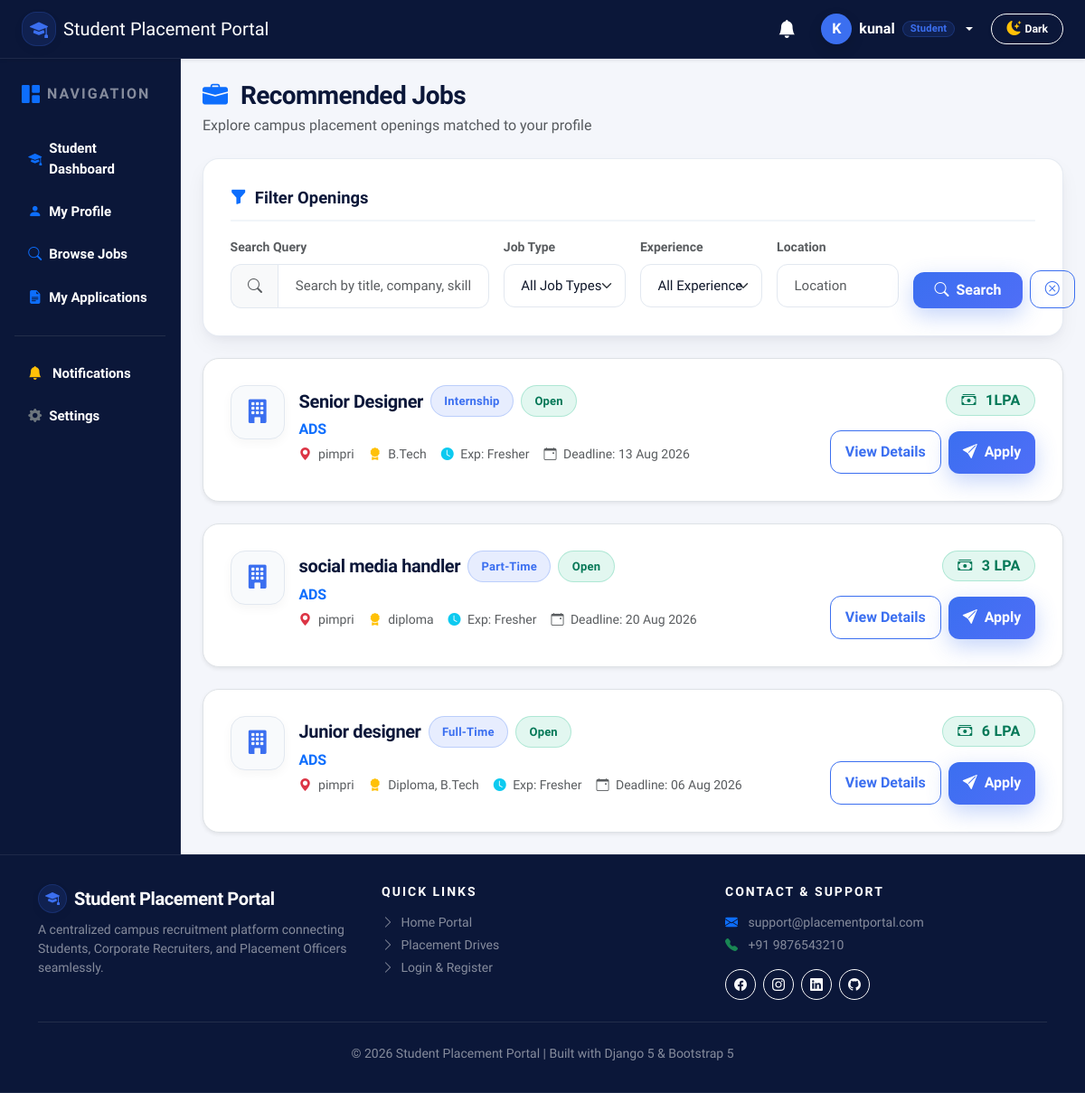
Page /jobs/ (signed in) on the earlier database version.
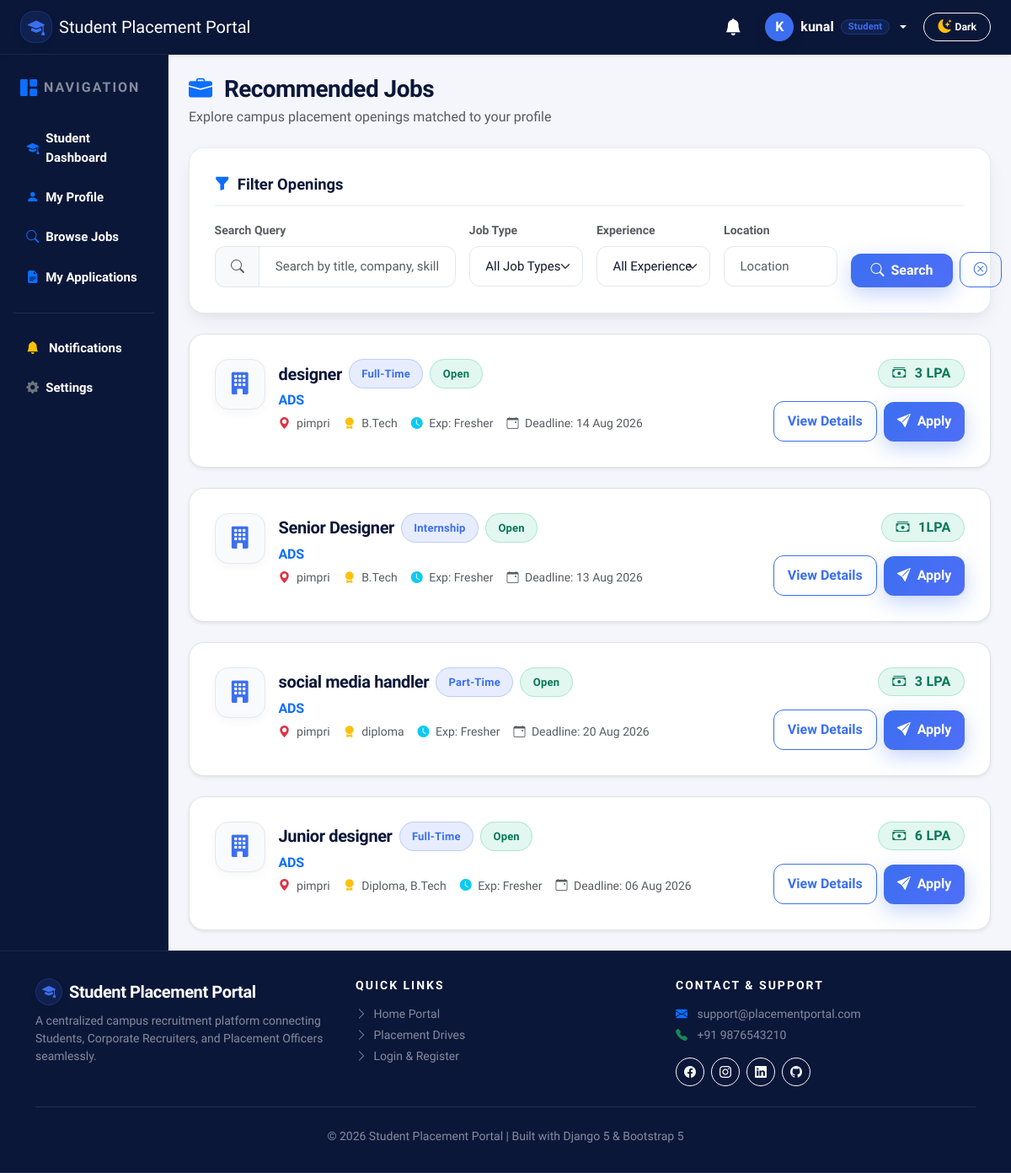
Same page on the later database version.
### accounts/models.py (models this page shows, shortened)
class User(AbstractUser):
    ROLE_CHOICES = (
        ('student', 'Student'),
        ('recruiter', 'Recruiter'),
        ('officer', 'Placement Officer'),
    )
    role = models.CharField(
        max_length=20,
        choices=ROLE_CHOICES
    )
    phone = models.CharField(
        max_length=15,
        blank=True,
        null=True
    )
    profile_picture = models.ImageField(
        upload_to='profile_pictures/',
        blank=True,
        null=True
    )
    is_verified = models.BooleanField(default=False)
    created_at = models.DateTimeField(auto_now_add=True)
    updated_at = models.DateTimeField(auto_now=True)

### jobs/models.py (models this page shows, shortened)
class Job(models.Model):
    JOB_TYPE_CHOICES = (
        ('Full-Time', 'Full-Time'),
        ('Part-Time', 'Part-Time'),
        ('Internship', 'Internship'),
        ('Contract', 'Contract'),
    )
    EXPERIENCE_CHOICES = (
        ('Fresher', 'Fresher'),
        ('0-1 Years', '0-1 Years'),
        ('1-3 Years', '1-3 Years'),
        ('3-5 Years', '3-5 Years'),
        ('5+ Years', '5+ Years'),
    )
    STATUS_CHOICES = (
        ('Open', 'Open'),
        ('Closed', 'Closed'),
    )
    company = models.ForeignKey(
        Company,
        on_delete=models.CASCADE,
        related_name='jobs'
    )
    recruiter = models.ForeignKey(
        settings.AUTH_USER_MODEL,
        on_delete=models.CASCADE,
        related_name='posted_jobs'
    )
    job_title = models.CharField(max_length=150)
    job_description = models.TextField()
    required_skills = models.TextField(
        help_text="Separate skills using commas"
    )
    qualification = models.CharField(max_length=150)
    experience = models.CharField(
        max_length=20,
        choices=EXPERIENCE_CHOICES,
        default='Fresher'
    )
    job_type = models.CharField(
        max_length=20,
        choices=JOB_TYPE_CHOICES
    )
    location = models.CharField(max_length=150)
    salary = models.CharField(max_length=100)
    vacancies = models.PositiveIntegerField(default=1)
    application_deadline = models.DateField()
    target_branches = models.CharField(
        max_length=255,
        default='ALL',
        help_text="Target branches for job posting (e.g. CO,IT,AIML or ALL)"
    )
    status = models.CharField(
        max_length=10,
        choices=STATUS_CHOICES,
        default='Open'
    )
    created_at = models.DateTimeField(auto_now_add=True)
    updated_at = models.DateTimeField(auto_now=True)
    class Meta:
        ordering = ['-created_at']

### recruiters/models.py (models this page shows, shortened)
class Company(models.Model):
    company_name = models.CharField(max_length=150)
    company_email = models.EmailField(unique=True)
    company_phone = models.CharField(max_length=15)
    website = models.URLField(blank=True, null=True)
    industry = models.CharField(max_length=100)
    location = models.CharField(max_length=150)
    description = models.TextField(blank=True, null=True)
    logo = models.ImageField(upload_to='company_logos/', blank=True, null=True)
    created_at = models.DateTimeField(auto_now_add=True)
    class Meta:
        ordering = ['company_name']

### jobs/views.py (the view, shortened to what this page needs)
@login_required
def job_list(request):
    jobs = Job.objects.filter(
        status="Open"
    ).order_by("-created_at")
    if hasattr(request.user, 'role') and request.user.role == 'student':
        try:
            student = Student.objects.get(user=request.user)
            jobs = jobs.filter(
                Q(target_branches__icontains=student.branch) |
                Q(target_branches="ALL") |
                Q(target_branches="")
            )
        except Student.DoesNotExist:
            pass
    search = request.GET.get("search")
    job_type = request.GET.get("job_type")
    experience = request.GET.get("experience")
    location = request.GET.get("location")
    if job_type:
        jobs = jobs.filter(
            job_type=job_type
        )
    if experience:
        jobs = jobs.filter(
            experience=experience
        )
    if location:
        jobs = jobs.filter(
            location__icontains=location
        )
    context = {
        "jobs": jobs,
        "job_types": Job.JOB_TYPE_CHOICES,
        "experiences": Job.EXPERIENCE_CHOICES,
    }
    return render(
        request,
        "jobs/job_list.html",
        context
    )

### jobs/templates/jobs/job_list.html (shortened to what this page needs)
{% extends 'base.html' %}
{% block content %}
<div class="row">
    <div class="col-12 mb-4">
        <div class="d-flex align-items-center justify-content-between flex-wrap gap-2">
            <div>
                <h3 class="fw-bold mb-1" style="color: var(--spp-navy);"><i class="bi bi-briefcase-fill text-primary me-2"></i> Recommended Jobs</h3>
                <p class="text-muted mb-0">Explore campus placement openings matched to your profile</p>
            </div>
        </div>
    </div>
</div>
<div class="spp-card mb-4">
    <div class="spp-form-section-title mb-3">
        <i class="bi bi-funnel-fill text-primary"></i> Filter Openings
    </div>
    <form method="GET">
        <div class="row g-3">
            <div class="col-md-4">
                <label class="form-label small fw-semibold text-muted">Search Query</label>
                <div class="input-group">
                    <span class="input-group-text bg-light"><i class="bi bi-search text-muted"></i></span>
                    <input
                        type="text"
                        name="search"
                        class="form-control"
                        placeholder="Search by title, company, skills..."
                        value="{{ request.GET.search }}">
                </div>
            </div>
            <div class="col-md-2">
                <label class="form-label small fw-semibold text-muted">Job Type</label>
                <select name="job_type" class="form-select">
                    <option value="">All Job Types</option>
                </select>
            </div>
            <div class="col-md-2">
                <label class="form-label small fw-semibold text-muted">Experience</label>
                <select name="experience" class="form-select">
                    <option value="">All Experience</option>
                </select>
            </div>
            <div class="col-md-2">
                <label class="form-label small fw-semibold text-muted">Location</label>
                <input
                    type="text"
                    name="location"
                    class="form-control"
                    placeholder="Location"
                    value="{{ request.GET.location }}">
            </div>
            <div class="col-md-2 d-flex align-items-end gap-2">
                <button type="submit" class="btn-spp-primary w-100 py-2">
                    <i class="bi bi-search"></i> Search
                </button>
                <a href="{% url 'jobs:job_list' %}" class="btn-spp-outline py-2 px-3" title="Reset Filters">
                    <i class="bi bi-x-circle"></i>
                </a>
            </div>
        </div>
    </form>
</div>
<div class="row g-4">
    {% for job in jobs %}
        <div class="col-12">
            <div class="spp-card mb-0 shadow-sm border hover-shadow">
                <div class="d-flex align-items-start justify-content-between flex-wrap gap-3">
                    <div class="d-flex align-items-start gap-3">
                        <div class="spp-logo">
                            <i class="bi bi-building-fill"></i>
                        </div>
                        <div>
                            <div class="d-flex align-items-center gap-2 mb-1">
                                <h5 class="fw-bold mb-0" style="color: var(--spp-navy);">{{ job.job_title }}</h5>
                                <span class="spp-pill blue">{{ job.job_type }}</span>
                                {% if job.status == "Open" %}
                                    <span class="spp-pill green">Open</span>
                                {% else %}
                                    <span class="spp-pill gray">Closed</span>
                                {% endif %}
                            </div>
                            <h6 class="text-primary mb-2 fw-semibold">{{ job.company.company_name }}</h6>
                            <div class="d-flex flex-wrap align-items-center gap-3 text-muted small">
                                <span><i class="bi bi-geo-alt-fill text-danger me-1"></i> {{ job.location }}</span>
                                <span><i class="bi bi-award-fill text-warning me-1"></i> {{ job.qualification }}</span>
                                <span><i class="bi bi-clock-fill text-info me-1"></i> Exp: {{ job.experience }}</span>
                                <span><i class="bi bi-calendar-event me-1"></i> Deadline: {{ job.application_deadline|date:"d M Y"|default:job.application_deadline }}</span>
                            </div>
                        </div>
                    </div>
                    <div class="d-flex flex-column align-items-end justify-content-between gap-3 text-end ms-auto">
                        <span class="spp-pill green fs-6 py-1 px-3 fw-bold">
                            <i class="bi bi-cash-stack me-1"></i> {{ job.salary }}
                        </span>
                        <div class="d-flex align-items-center gap-2">
                            <a href="{% url 'jobs:job_detail' job.id %}" class="btn-spp-outline py-1.5 px-3 fs-7">
                                View Details
                            </a>
                            {% if user.role == 'student' and job.status == 'Open' %}
                                <a href="{% url 'applications:apply_job' job.id %}" class="btn-spp-primary py-1.5 px-3 fs-7">
                                    <i class="bi bi-send-fill"></i> Apply
                                </a>
                            {% endif %}
                        </div>
                    </div>
                </div>
            </div>
        </div>
    {% endfor %}
</div>
{% endblock %}

### templates/includes/navbar.html (shortened to what this page needs)
<nav class="navbar navbar-expand-lg navbar-dark shadow-sm sticky-top py-2.5" style="background-color: #0B1739 !important; border-bottom: 1px solid rgba(255,255,255,0.08); z-index: 1030;">
    <div class="container-fluid px-3 px-lg-4">
        <a class="navbar-brand d-flex align-items-center gap-2 fw-extrabold" href="/">
            <div class="spp-stat-icon blue p-0" style="width: 38px; height: 38px; font-size: 1.25rem;">
                <i class="bi bi-mortarboard-fill"></i>
            </div>
            <span class="fs-5 tracking-tight text-white">Student Placement Portal</span>
        </a>
        <div class="collapse navbar-collapse" id="navbarContent">
            <ul class="navbar-nav ms-auto align-items-lg-center gap-2 mt-2 mt-lg-0">
                {% if user.is_authenticated %}
                    <li class="nav-item me-1">
                        <a class="nav-link text-white position-relative px-2 py-1" href="{% url 'accounts:notifications' %}" title="Notifications">
                            <i class="bi bi-bell-fill fs-5"></i>
                        </a>
                    </li>
                    <li class="nav-item dropdown">
                        <a class="nav-link dropdown-toggle text-white d-flex align-items-center gap-2 fw-semibold px-2 py-1" href="#" role="button" data-bs-toggle="dropdown">
                            <div class="spp-avatar border-0" style="width: 34px; height: 34px; font-size: 1rem; background: var(--spp-blue); color: #ffffff;">
                                {{ user.username|slice:":1"|upper }}
                            </div>
                            <span class="text-white">{{ user.username }}</span>
                            {% if user.role == 'student' %}
                                <span class="spp-pill blue py-0 px-2" style="font-size: 0.7rem;">Student</span>
                            {% elif user.role == 'recruiter' %}
                                <span class="spp-pill purple py-0 px-2" style="font-size: 0.7rem;">Recruiter</span>
                            {% elif user.role == 'officer' %}
                                <span class="spp-pill orange py-0 px-2" style="font-size: 0.7rem;">TPO Officer</span>
                            {% endif %}
                        </a>
                    </li>
                {% endif %}
                <li class="nav-item ms-lg-1">
                    <button class="btn btn-sm btn-outline-light rounded-pill px-3 py-1.5 d-inline-flex align-items-center justify-content-center gap-1.5 shadow-sm" id="themeToggleBtn" title="Toggle Dark/Light Theme" type="button" style="cursor: pointer;">
                        <i class="bi bi-moon-stars-fill text-warning fs-6" id="themeToggleIcon"></i>
                        <span id="themeToggleLabel" class="small fw-bold text-white ms-1">Dark</span>
                    </button>
                </li>
            </ul>
        </div>
    </div>
</nav>

Differences in the rows shown:
added Job: job_title "designer", job_type "Full-Time", status "Open", company.company_name "ADS", location "pimpri", qualification "B.Tech", experience "Fresher", application_deadline "14 Aug 2026", salary "3 LPA"
